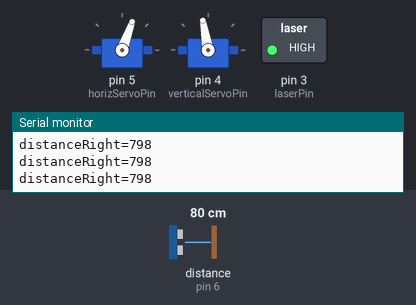
This sketch was run on a simulated Arduino Uno, built with avr-gcc and run on an emulated ATmega328P. Parts: 2 × servo, switched loads named in the sketch (green lamp = pin HIGH), the last lines printed to the serial monitor. Wiring (inferred from the names in the program): ultrasonic range finder: trigger pin 7; echo pin 6. The test bench sets the inputs (shaded band); at power-on: distance to the obstacle (sensor on pin 6) 80 cm. The echo pulse lasts 58.3 µs per cm; pins used as bus, display or sensor lines are not drawn.

Above: at 1.2 s.
1.3 s: distance to the obstacle (sensor on pin 6) set to 163 cm
At 2.4 s:
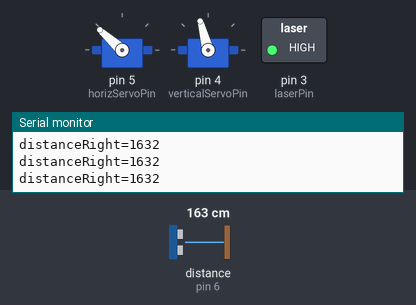
4.3 s: distance to the obstacle (sensor on pin 6) set to 2 cm
At 7.1 s:
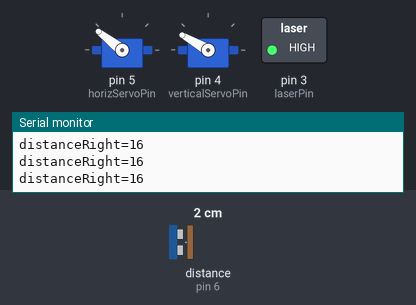
Timing chart, 0 to 9.7 s (numbered marks = the images above; inputs shaded):
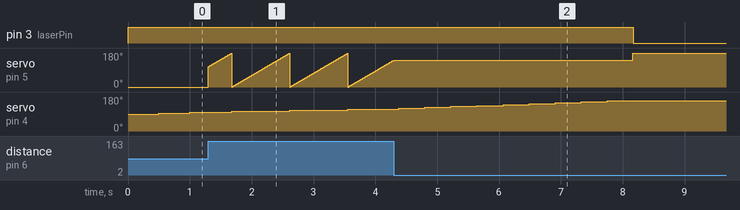

Measured:
- after the input at 4.3 s, pin 3 (laserPin): HIGH → LOW after 3.9 s instead of 8.7 s

The sketch:

turretscan.ino
```cpp
// (licence header left out)
#include <Servo.h>
#define DEBUG_SERIAL 1
//#define LEFT_SCAN 1
unsigned int RightEchoPin = 6;           // connect Pin 2(Arduino digital io) to Echo at US-020
unsigned int RightTrigPin = 7;           // connect Pin 3(Arduino digital io) to Trig at US-020
unsigned int LeftEchoPin = 8;           // connect Pin 2(Arduino digital io) to Echo at US-020
unsigned int LeftTrigPin = 9;           // connect Pin 3(Arduino digital io) to Trig at US-020
unsigned int horizServoPin = 5;
unsigned int verticalServoPin = 4;
unsigned int laserPin = 3;
Servo horizontalServo;
Servo verticalServo;
boolean hasBeenRun=false;

unsigned long Len_mm  = 0;
void setup()
{  //Initialize
 #ifdef DEBUG_SERIAL
    Serial.begin(38400);                        //Serial: output result to Serial monitor
 #endif
    pinMode(LeftEchoPin, INPUT);                    //Set EchoPin as input, to receive measure result from US-020
    pinMode(LeftTrigPin, OUTPUT);                   //Set TrigPin as output, used to send high pusle to trig measurement (>10us)
    pinMode(RightEchoPin, INPUT);                    //Set EchoPin as input, to receive measure result from US-020
    pinMode(RightTrigPin, OUTPUT);                   //Set TrigPin as output, used to send high pusle to trig measurement (>10us)
    horizontalServo.attach(horizServoPin);
    verticalServo.attach(verticalServoPin);
    pinMode(laserPin, OUTPUT);
    digitalWrite(laserPin, HIGH);
}

void loop()
{
  if (hasBeenRun == false) {
    for(int i = 90; i <= 160; i=i+5) {
      verticalServo.write(i);
      for(int j = 0; j < 180; j=j+2) {
        uint16_t leftDistance;
        uint16_t rightDistance;
        horizontalServo.write(j);
#ifdef LEFT_SCAN
        leftDistance = calculateDistance(LeftTrigPin, LeftEchoPin);
#ifdef DEBUG_SERIAL
        Serial.print("distanceLeft=");
        Serial.print(leftDistance);
        Serial.println("");
#endif
#endif
        rightDistance = calculateDistance(RightTrigPin, RightEchoPin);
#ifdef DEBUG_SERIAL
        Serial.print("distanceRight=");
        Serial.print(rightDistance);
        Serial.println("");
#endif
      }
    }
    hasBeenRun = true;
    digitalWrite(laserPin, LOW);
  }
}

/**
 * calculate the distance to the object.
 * trigPin the trigger pin
 * echoPin the echo pin
 */
int calculateDistance(int trigPin, int echoPin) {
  //set the trigPin to LOW
  digitalWrite(trigPin, LOW);
  delayMicroseconds(2);
  // Sets the trigPin on HIGH state for 10 micro seconds
  digitalWrite(trigPin, HIGH);
  delayMicroseconds(10);
  digitalWrite(trigPin, LOW);
  // Reads the echoPin, returns the sound wave travel time in microseconds
  // Calculating the distance
  unsigned long Time_Echo_us = pulseIn(echoPin, HIGH);  //calculate the pulse width at EchoPin,
    if((Time_Echo_us < 60000) && (Time_Echo_us > 1))     //a valid pulse width should be between (1, 60000).
    {
      return ((Time_Echo_us/2)/29.1)*10;
    } else {
#ifdef DEBUG_SERIAL
      Serial.println("err");
#endif
    }
  return 0;
}
```
